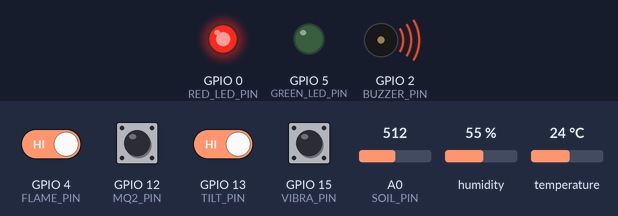
Simulated run of this sketch. Board: ESP8266 (NodeMCU). On the bench: output pins drawn as LEDs (lit = HIGH), buzzer (waves = sounding, pin HIGH). The test bench sets the inputs (shaded band); at power-on: GPIO 4 (FLAME_PIN), GPIO 12 (MQ2_PIN), GPIO 13 (TILT_PIN), GPIO 15 (VIBRA_PIN) HIGH, A0 (SOIL_PIN) = 512, humidity 55 %, temperature 24 °C. WiFi joins after 1.5 s; servers stay silent unless stated; uploads are accepted with an empty reply; what the sketch prints to the serial monitor is not drawn.

Above: at 3.7 s.
3.8 s: A0 (SOIL_PIN) set to 786
7.4 s: A0 (SOIL_PIN) set to 808
At 8.8 s:
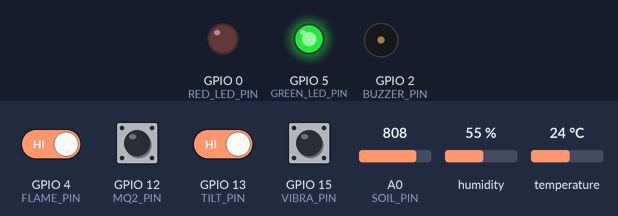
11.0 s: A0 (SOIL_PIN) set to 790
At 12.0 s:
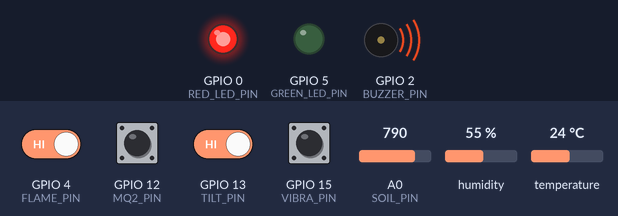
14.6 s: A0 (SOIL_PIN) set to 810
At 18.0 s:
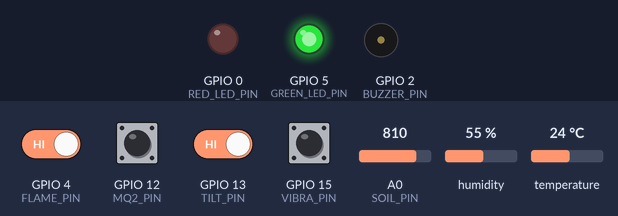
Timing chart, 0 to 19.2 s (numbered marks = the images above; inputs shaded):
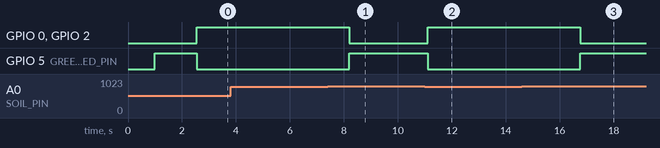

The sketch:

esp8266_production_https.ino
```cpp
/*
  ==============================================================================
  D-SQUARE 2.0 - Production ESP8266 HTTPS Ground Station Firmware
  Real Sensor Telemetry & Silent Hardware Warning Ingestion Node
  ==============================================================================

  Real Hardware Sensor Pin Mapping:
    - DHT11 Temp & Humidity      -> D5 (GPIO14)
    - Capacitive Soil Moisture   -> A0 (Analog ADC0)
    - MQ-2 Gas & Smoke (D0)      -> D6 (GPIO12) [LOW = Smoke Detected]
    - IR Flame Sensor            -> D2 (GPIO4)  [LOW = Flame Active]
    - Tilt Ball Switch           -> D7 (GPIO13) [HIGH = Tilted]
    - Piezo Vibration Sensor     -> D8 (GPIO15) [HIGH = Motion/Shock]
    - Green Status LED           -> D1 (GPIO5) via 220Ω
    - Red Alert LED              -> D3 (GPIO0) via 220Ω
    - Local Buzzer               -> D4 (GPIO2)

  Firebase Production HTTPS REST Endpoints:
    - Telemetry:      https://YOUR_PROJECT.firebaseio.com/nodes/D-SQUARE_NODE_01/telemetry.json
    - Hardware Alert: https://YOUR_PROJECT.firebaseio.com/nodes/D-SQUARE_NODE_01/hardware_alert.json
*/

#include <ESP8266WiFi.h>
#include <ESP8266HTTPClient.h>
#include <WiFiClientSecure.h>
#include <DHT.h>

// ---------- Production Network & Device Configuration ----------
const char* wifiSsid     = "Joke";
const char* wifiPassword = "Joke@2005";

// Production Firebase HTTPS Realtime Database Endpoint
const char* firebaseDatabaseUrl = "https://d-sqaure-default-rtdb.firebaseio.com";
const char* deviceToken         = "PROD_NODE_SECRET_TOKEN_2026";

const char* nodeId        = "D-SQUARE_NODE_01";
const float nodeLatitude  = 30.0668;
const float nodeLongitude = 79.0193;

// ---------- Pin Definitions ----------
#define DHT_PIN          14   // D5 / GPIO14
#define DHT_TYPE         DHT11
#define SOIL_PIN         A0   // A0 / ADC0
#define MQ2_PIN          12   // D6 / GPIO12
#define FLAME_PIN        4    // D2 / GPIO4
#define TILT_PIN         13   // D7 / GPIO13
#define VIBRA_PIN        15   // D8 / GPIO15

#define GREEN_LED_PIN    5    // D1 / GPIO5
#define RED_LED_PIN      0    // D3 / GPIO0
#define BUZZER_PIN       2    // D4 / GPIO2

const int SOIL_RAW_ALERT_THRESHOLD = 800; // Alert when soil raw < 800 (wet/waterlogged)

DHT dht(DHT_PIN, DHT_TYPE);

// Offline Queue & Anti-Spam State Tracking
bool wasInAlert = false;
String pendingQueuedAlertJson = "";
bool hasQueuedAlert = false;
unsigned long lastHeartbeatTime = 0;
const unsigned long HEARTBEAT_INTERVAL_MS = 30000; // 30s alert heartbeat

void setNormalOutputs() {
  digitalWrite(GREEN_LED_PIN, HIGH);
  digitalWrite(RED_LED_PIN, LOW);
  digitalWrite(BUZZER_PIN, LOW);
}

void setAlertOutputs() {
  digitalWrite(GREEN_LED_PIN, LOW);
  digitalWrite(RED_LED_PIN, HIGH);
  digitalWrite(BUZZER_PIN, HIGH);
}

void connectWiFiNonBlocking() {
  if (WiFi.status() == WL_CONNECTED) return;

  Serial.print("Connecting Wi-Fi to: ");
  Serial.println(wifiSsid);
  WiFi.mode(WIFI_STA);
  WiFi.begin(wifiSsid, wifiPassword);

  int retries = 0;
  while (WiFi.status() != WL_CONNECTED && retries < 15) {
    delay(500);
    Serial.print(".");
    retries++;
  }

  if (WiFi.status() == WL_CONNECTED) {
    Serial.println("\n✅ Wi-Fi Connected. Node IP: " + WiFi.localIP().toString());
  } else {
    Serial.println("\n⚠️ Wi-Fi Unavailable. Telemetry queued offline.");
  }
}

bool sendFirebaseHTTPS(String endpointUrl, String jsonPayload) {
  if (WiFi.status() != WL_CONNECTED) {
    connectWiFiNonBlocking();
  }
  if (WiFi.status() != WL_CONNECTED) return false;

  WiFiClientSecure secureClient;
  secureClient.setInsecure(); // Disable SSL cert check for REST API endpoint

  HTTPClient https;
  if (https.begin(secureClient, endpointUrl)) {
    https.setFollowRedirects(HTTPC_STRICT_FOLLOW_REDIRECTS);
    https.addHeader("Content-Type", "application/json");
    https.addHeader("X-Firebase-Auth", deviceToken);

    int httpCode = https.PUT(jsonPayload);
    if (httpCode >= 200 && httpCode < 300) {
      Serial.println("✅ Production HTTPS PUT Success [HTTP " + String(httpCode) + "]");
      https.end();
      return true;
    } else {
      Serial.println("❌ HTTPS PUT Failed [HTTP " + String(httpCode) + "]: " + https.errorToString(httpCode));
      if (httpCode == 404) {
        Serial.println("💡 TIP: HTTP 404 means the Firebase Database URL in line 27 is incorrect or database not created in Firebase Console.");
      }
    }
    https.end();
  }
  return false;
}

void setup() {
  Serial.begin(115200);
  delay(1000);

  pinMode(MQ2_PIN, INPUT_PULLUP);
  pinMode(FLAME_PIN, INPUT_PULLUP);
  pinMode(TILT_PIN, INPUT_PULLUP);
  pinMode(VIBRA_PIN, INPUT_PULLUP);

  pinMode(GREEN_LED_PIN, OUTPUT);
  pinMode(RED_LED_PIN, OUTPUT);
  pinMode(BUZZER_PIN, OUTPUT);

  setNormalOutputs();
  dht.begin();

  Serial.println("\n=======================================================");
  Serial.println(" D-SQUARE 2.0 - Production ESP8266 HTTPS Firmware");
  Serial.println(" Target Endpoint: " + String(firebaseDatabaseUrl));
  Serial.println(" Node ID: " + String(nodeId));
  Serial.println("=======================================================");

  connectWiFiNonBlocking();
}

void loop() {
  // 1. Read Actual Physical Sensors
  float tempReading = dht.readTemperature();
  float humReading = dht.readHumidity();
  bool dhtFailed = isnan(tempReading) || isnan(humReading);

  int soilRaw = analogRead(SOIL_PIN);
  float soilMoisturePercent = map(soilRaw, 1023, 0, 0, 100);
  soilMoisturePercent = constrain(soilMoisturePercent, 0.0, 100.0);

  int mq2Raw = digitalRead(MQ2_PIN);
  int mq2Smoke = (mq2Raw == LOW) ? 1 : 0; // LOW = Smoke detected

  int flameRaw = digitalRead(FLAME_PIN);
  int flame = (flameRaw == LOW) ? 1 : 0; // LOW = Flame active

  int tiltRaw = digitalRead(TILT_PIN);
  int tiltStatus = (tiltRaw == HIGH) ? 1 : 0;

  int vibraRaw = digitalRead(VIBRA_PIN);
  int vibrationStatus = (vibraRaw == HIGH) ? 1 : 0;

  // 2. Real Alert Determination Logic
  bool fireHazard = (flame == 1 || mq2Smoke == 1);
  bool landslideHazard = (soilRaw < SOIL_RAW_ALERT_THRESHOLD);
  bool isAlert = (fireHazard || landslideHazard);

  String disasterType = isAlert ? (fireHazard ? "fire" : "landslide") : "none";
  String severity = isAlert ? "CRITICAL" : "NORMAL";

  // Local Output Pins
  if (isAlert) setAlertOutputs(); else setNormalOutputs();

  // 3. Build Production Telemetry JSON Payload
  String telemetryUrl = String(firebaseDatabaseUrl) + "/nodes/" + String(nodeId) + "/telemetry.json";
  String telemetryJson = "{";
  telemetryJson += "\"node_id\":\"" + String(nodeId) + "\",";

  if (dhtFailed) {
    telemetryJson += "\"temperature\":null,";
    telemetryJson += "\"humidity\":null,";
    telemetryJson += "\"sensor_status\":\"DHT11_ERROR\",";
  } else {
    telemetryJson += "\"temperature\":" + String(tempReading, 1) + ",";
    telemetryJson += "\"humidity\":" + String(humReading, 1) + ",";
    telemetryJson += "\"sensor_status\":\"OK\",";
  }

  telemetryJson += "\"soil_raw\":" + String(soilRaw) + ",";
  telemetryJson += "\"soil_moisture_percent\":" + String(soilMoisturePercent, 1) + ",";
  telemetryJson += "\"mq2_raw\":" + String(mq2Raw) + ",";
  telemetryJson += "\"mq2_smoke\":" + String(mq2Smoke) + ",";
  telemetryJson += "\"flame_raw\":" + String(flameRaw) + ",";
  telemetryJson += "\"flame\":" + String(flame) + ",";
  telemetryJson += "\"tilt_status\":" + String(tiltStatus) + ",";
  telemetryJson += "\"vibration_status\":" + String(vibrationStatus) + ",";
  telemetryJson += "\"disaster_type\":\"" + disasterType + "\",";
  telemetryJson += "\"latitude\":" + String(nodeLatitude, 4) + ",";
  telemetryJson += "\"longitude\":" + String(nodeLongitude, 4) + ",";
  telemetryJson += "\"updated_at\":" + String(millis());
  telemetryJson += "}";

  sendFirebaseHTTPS(telemetryUrl, telemetryJson);

  // 4. Build Hardware Alert Payload with Wi-Fi Reconnect Queueing
  String alertUrl = String(firebaseDatabaseUrl) + "/nodes/" + String(nodeId) + "/hardware_alert.json";
  unsigned long now = millis();

  if (isAlert) {
    String eventStatus = wasInAlert ? "ONGOING" : "ACTIVE";

    if (!wasInAlert || (now - lastHeartbeatTime >= HEARTBEAT_INTERVAL_MS)) {
      wasInAlert = true;
      lastHeartbeatTime = now;

      String alertJson = "{";
      alertJson += "\"event_id\":\"EVT-HW-" + String(now) + "\",";
      alertJson += "\"node_id\":\"" + String(nodeId) + "\",";
      alertJson += "\"event_status\":\"" + eventStatus + "\",";
      alertJson += "\"disaster_type\":\"" + disasterType + "\",";
      alertJson += "\"severity\":\"" + severity + "\",";
      alertJson += "\"confidence\":0.95,";
      alertJson += "\"requires_operator_verification\":true,";
      alertJson += "\"auto_sos_dispatch\":false,";
      alertJson += "\"latitude\":" + String(nodeLatitude, 4) + ",";
      alertJson += "\"longitude\":" + String(nodeLongitude, 4) + ",";
      alertJson += "\"location_name\":\"Uttarakhand Slope Sector 4\",";
      alertJson += "\"sensor_readings\":{";
      alertJson += "\"temperature_c\":" + (dhtFailed ? "null" : String(tempReading, 1)) + ",";
      alertJson += "\"humidity_pct\":" + (dhtFailed ? "null" : String(humReading, 1)) + ",";
      alertJson += "\"soil_moisture_pct\":" + String(soilMoisturePercent, 1) + ",";
      alertJson += "\"soil_raw\":" + String(soilRaw) + ",";
      alertJson += "\"mq2_smoke\":" + String(mq2Smoke) + ",";
      alertJson += "\"flame\":" + String(flame) + ",";
      alertJson += "\"tilt\":" + String(tiltStatus) + ",";
      alertJson += "\"vibration\":" + String(vibrationStatus);
      alertJson += "},";
      alertJson += "\"updated_at\":" + String(now);
      alertJson += "}";

      bool success = sendFirebaseHTTPS(alertUrl, alertJson);
      if (!success) {
        pendingQueuedAlertJson = alertJson;
        hasQueuedAlert = true;
        Serial.println("⚠️ Alert upload failed. Alert queued for Wi-Fi reconnect.");
      } else {
        hasQueuedAlert = false;
      }
    }
  } else if (wasInAlert) {
    wasInAlert = false;
    sendFirebaseHTTPS(alertUrl, "null"); // Clear hardware alert in RTDB
    Serial.println("✅ Hardware Alert cleared on server.");
  }

  // 5. Retry Queued Offline Alert if Wi-Fi Restored
  if (hasQueuedAlert && WiFi.status() == WL_CONNECTED) {
    Serial.println("🔄 Retrying queued offline alert upload...");
    if (sendFirebaseHTTPS(alertUrl, pendingQueuedAlertJson)) {
      hasQueuedAlert = false;
      pendingQueuedAlertJson = "";
      Serial.println("✅ Queued alert uploaded successfully!");
    }
  }

  delay(2500);
}
```

Measured:
- the behaviour switches between 799 and 800 on A0 (SOIL_PIN) (found by bisection; images 0 and 1)
- after the input at 3.8 s, every drawn part: stays the same
- after the input at 7.4 s, GPIO 0 (RED_LED_PIN), GPIO 2 (BUZZER_PIN): HIGH → LOW after 0.79 s; GPIO 5 (GREEN_LED_PIN): LOW → HIGH after 0.79 s
- after the input at 11.0 s, GPIO 0 (RED_LED_PIN), GPIO 2 (BUZZER_PIN): LOW → HIGH after 0.12 s; GPIO 5 (GREEN_LED_PIN): HIGH → LOW after 0.12 s
- after the input at 14.6 s, GPIO 0 (RED_LED_PIN), GPIO 2 (BUZZER_PIN): HIGH → LOW after 2.2 s; GPIO 5 (GREEN_LED_PIN): LOW → HIGH after 2.2 s
